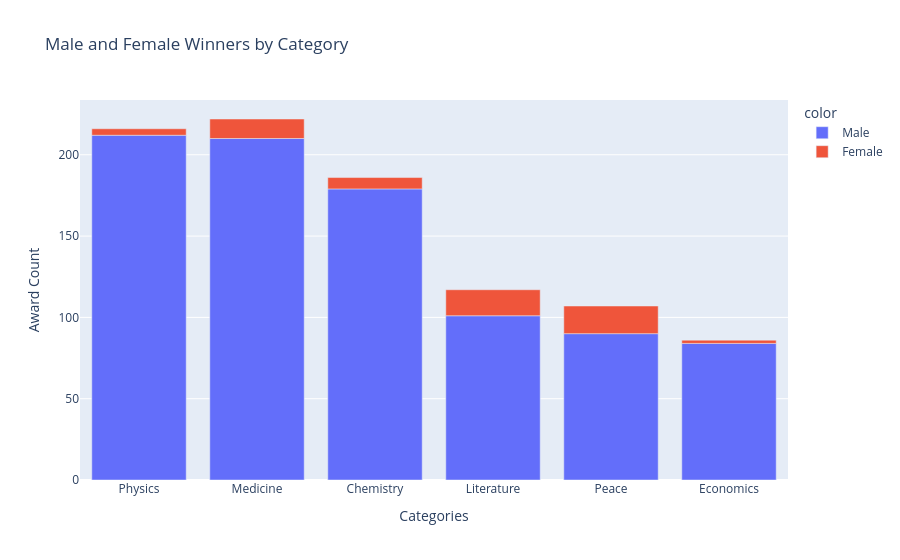

The notebook cell saved with this chart:
### Code cell
mf_split_cat = px.bar(x=prizes_by_category_mf.category, y=prizes_by_category_mf['count'],color=prizes_by_category_mf['sex'],title='Male and Female Winners by Category')
mf_split_cat.update_layout(
    xaxis_title = 'Categories',
    yaxis_title = "Award Count"
)
mf_split_cat.show()

### Figure 1 — Plotly figure (JSON) as saved in the notebook; plotly's stock layout.template omitted (floating-point values rounded to 4 significant figures)
{"data": [{"hovertemplate": "color=Male<br>x=%{x}<br>y=%{y}<extra></extra>", "legendgroup": "Male", "marker": {"color": "#636efa", "pattern": {"shape": ""}}, "name": "Male", "orientation": "v", "showlegend": true, "textposition": "auto", "type": "bar", "x": ["Physics", "Medicine", "Chemistry", "Literature", "Peace", "Economics"], "xaxis": "x", "y": [212, 210, 179, 101, 90, 84], "yaxis": "y"}, {"hovertemplate": "color=Female<br>x=%{x}<br>y=%{y}<extra></extra>", "legendgroup": "Female", "marker": {"color": "#EF553B", "pattern": {"shape": ""}}, "name": "Female", "orientation": "v", "showlegend": true, "textposition": "auto", "type": "bar", "x": ["Peace", "Literature", "Medicine", "Chemistry", "Physics", "Economics"], "xaxis": "x", "y": [17, 16, 12, 7, 4, 2], "yaxis": "y"}], "layout": {"barmode": "relative", "legend": {"title": {"text": "color"}, "tracegroupgap": 0}, "title": {"text": "Male and Female Winners by Category"}, "xaxis": {"anchor": "y", "domain": [0, 1], "title": {"text": "Categories"}}, "yaxis": {"anchor": "x", "domain": [0, 1], "title": {"text": "Award Count"}}}}
